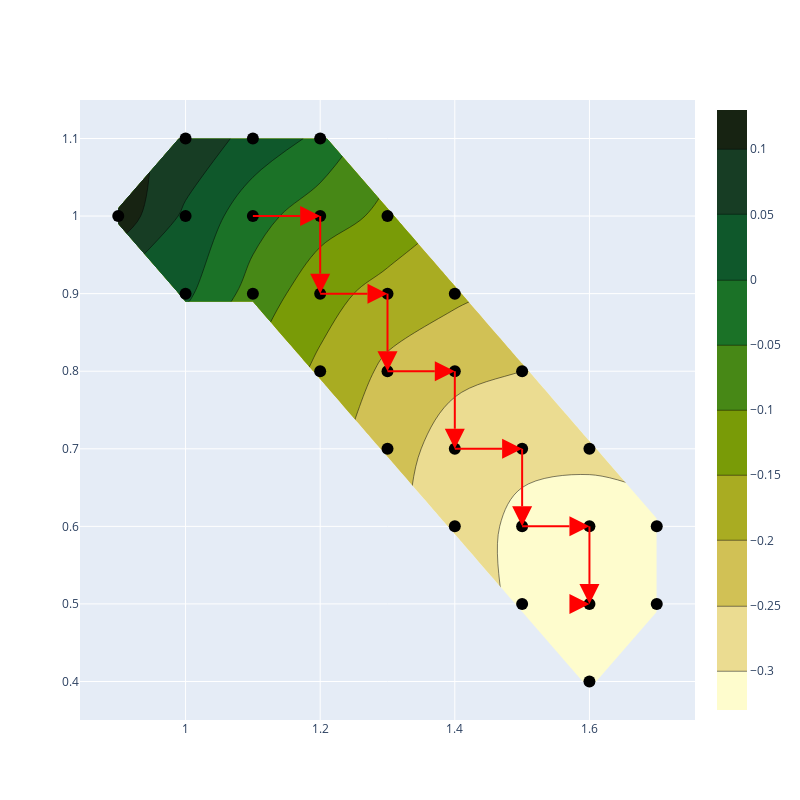

The cell this chart's notebook holds for it:
### Code cell
cs = bak.lists.unpack_nested_lists(
    [cs, get_min_error(ps, fs)]
)
ps = list(set(bak.lists.unpack_nested_lists(
    [ps, get_neighbours(get_min_error(ps, fs), lr)]
)))
fs = [f(p) for p in ps]
# print(ps, fs)
plot_contour(ps, cs, fs)

### Figure 1 — Plotly figure (JSON) as saved in the notebook; plotly's stock layout.template omitted (floating-point values rounded to 4 significant figures)
{"data": [{"colorscale": [[0, "rgb(254, 252, 205)"], [0.09091, "rgb(239, 225, 156)"], [0.1818, "rgb(221, 201, 106)"], [0.2727, "rgb(194, 182, 59)"], [0.3636, "rgb(157, 167, 21)"], [0.4545, "rgb(116, 153, 5)"], [0.5455, "rgb(75, 138, 20)"], [0.6364, "rgb(35, 121, 36)"], [0.7273, "rgb(11, 100, 44)"], [0.8182, "rgb(18, 78, 43)"], [0.9091, "rgb(25, 56, 34)"], [1, "rgb(23, 35, 18)"]], "type": "contour", "x": [0.9, 1, 1.1, 1.2, 1.3, 1.4, 1.5, 1.6, 1.7], "y": [0.4, 0.5, 0.6, 0.7, 0.8, 0.9, 1, 1.1], "z": [[null, null, null, null, null, null, null, -0.32, null], [null, null, null, null, null, null, -0.31, -0.33, -0.33], [null, null, null, null, null, -0.28, -0.31, -0.32, -0.31], [null, null, null, null, -0.23, -0.27, -0.29, -0.29, null], [null, null, null, -0.16, -0.21, -0.24, -0.25, null, null], [null, 0.01, -0.07, -0.13, -0.17, -0.19, null, null, null], [0.13, 0.04, -0.03, -0.08, -0.11, null, null, null, null], [null, 0.09, 0.03, -0.01, null, null, null, null, null]]}, {"marker": {"color": "black", "size": 12}, "mode": "markers", "showlegend": false, "type": "scatter", "x": [1.1, 1.7, 1.2, 1.6, 1.5, 1.4, 1.2, 1.3, 1.3, 1.5, 1.4, 1, 0.9, 1.6, 1.1, 1.5, 1.4, 1.6, 1, 1.2, 1.3, 1.5, 1, 1.7, 1.6, 1.1, 1.2, 1.4, 1.3], "y": [1, 0.5, 1.1, 0.4, 0.8, 0.8, 1, 0.7, 1, 0.7, 0.7, 0.9, 1, 0.7, 0.9, 0.6, 0.6, 0.6, 1.1, 0.9, 0.9, 0.5, 1, 0.6, 0.5, 1.1, 0.8, 0.9, 0.8]}, {"marker": {"angleref": "previous", "color": "red", "size": 20, "symbol": "arrow-bar-up"}, "showlegend": false, "type": "scatter", "x": [1.1, 1.2, 1.2, 1.3, 1.3, 1.4, 1.4, 1.5, 1.5, 1.6, 1.6, 1.6], "y": [1, 1, 0.9, 0.9, 0.8, 0.8, 0.7, 0.7, 0.6, 0.6, 0.5, 0.5]}], "layout": {"autosize": false, "height": 800, "width": 800}}
